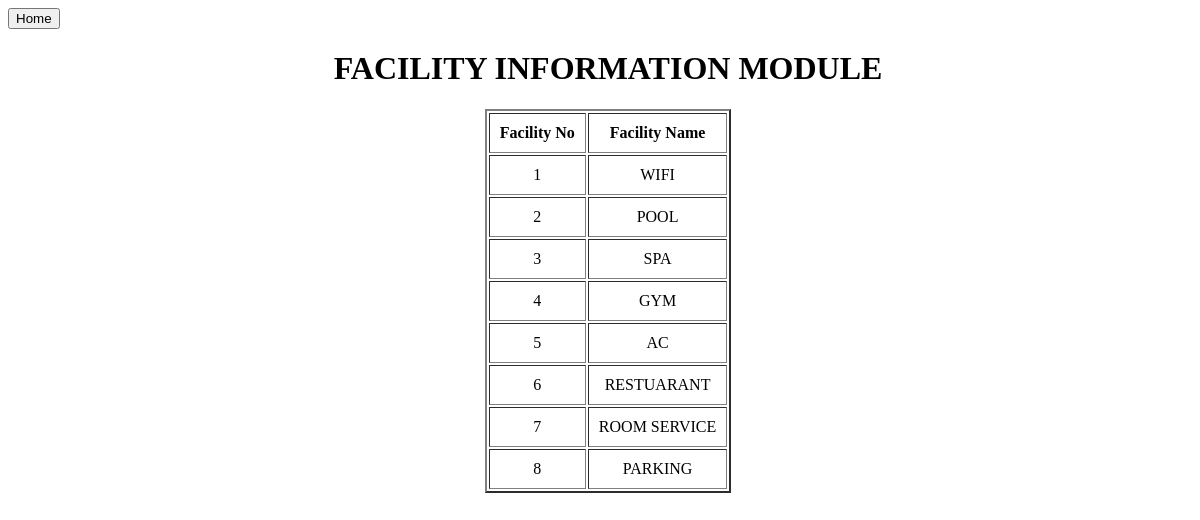
The app's page /fim.php with its own data.
### tables this page shows
CREATE TABLE fac(facid INT(3) PRIMARY KEY, facname VARCHAR(25));

### fim.php (the view, shortened to what this page needs)
<html>
    <head>
        <?php
            $conn = dbconn();
            $result = mysqli_query($conn,"SELECT * FROM fac");
        ?>
        <link rel="stylesheet" href="style.css">
    </head>
    <body>
        <button onclick="window.location.href='index.php'">Home</button>
        <h1 align=center>FACILITY INFORMATION MODULE</h1>
        <table border=2 align=center>
            <tr><th>Facility No</th><th>Facility Name</th></tr>
            <?php
                while($arr=mysqli_fetch_row($result)){
                    echo "<tr>
                            <td>$arr[0]</td>
                            <td>$arr[1]</td>
                        </tr>";
                }
            ?>
        </table>
    </body>
</html>

### style.css (style rules this page uses)
body { height: 100vh; width: 100vw; background-image: url('cn.jpg'); background-size:cover; background-repeat: no-repeat; background-attachment: fixed; background-position: center; }
table { background: rgb(255,255,255,.8); text-align: center; }
h1 { background: rgb(255,255,255,.8); }
tr,td,th { text-align: center; padding: 10px; }

### records on screen
fac: facid "1", facname "WIFI"
fac: facid "2", facname "POOL"
fac: facid "3", facname "SPA"
fac: facid "4", facname "GYM"
fac: facid "5", facname "AC"
fac: facid "6", facname "RESTUARANT"
fac: facid "7", facname "ROOM SERVICE"
fac: facid "8", facname "PARKING"
